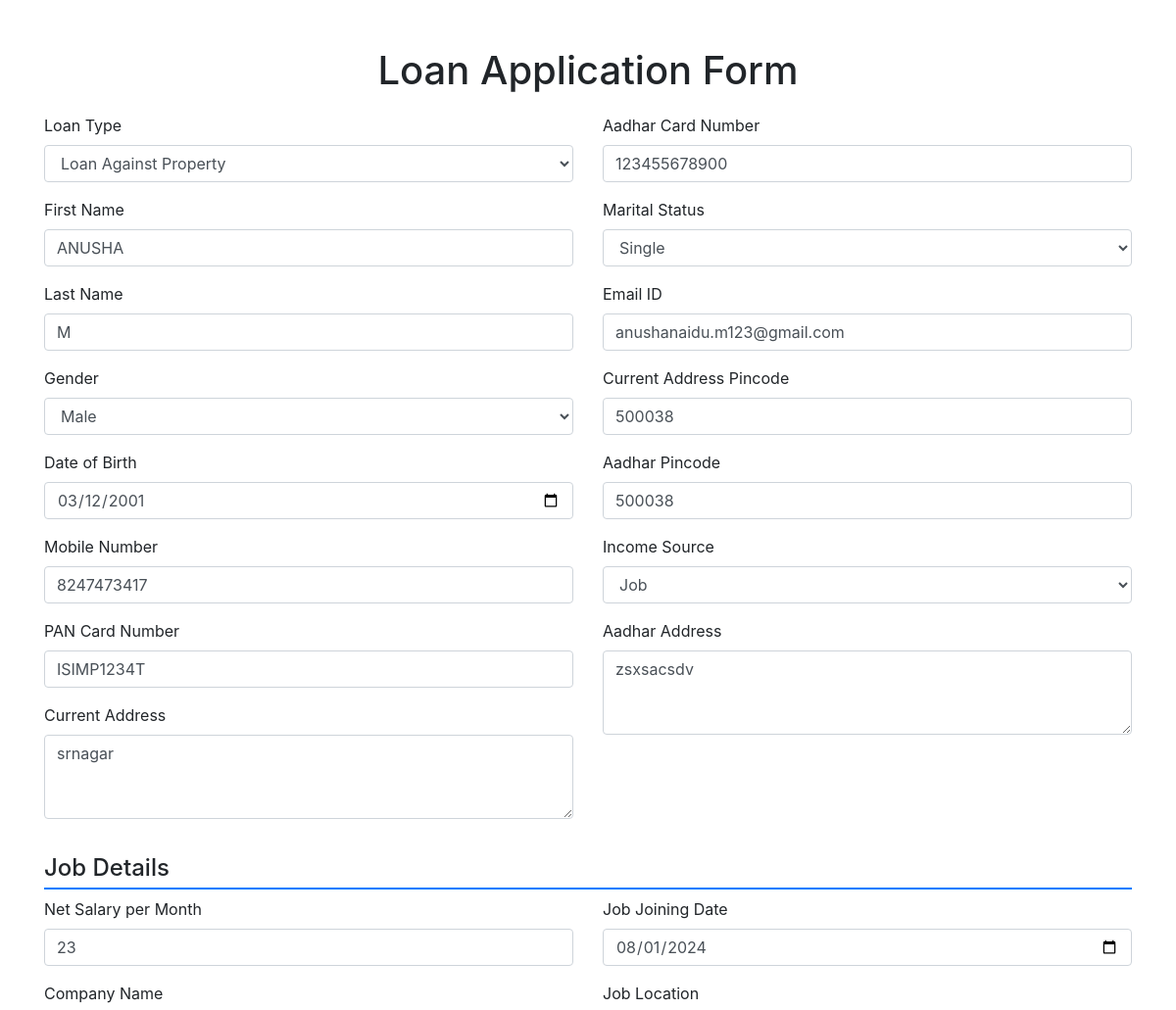
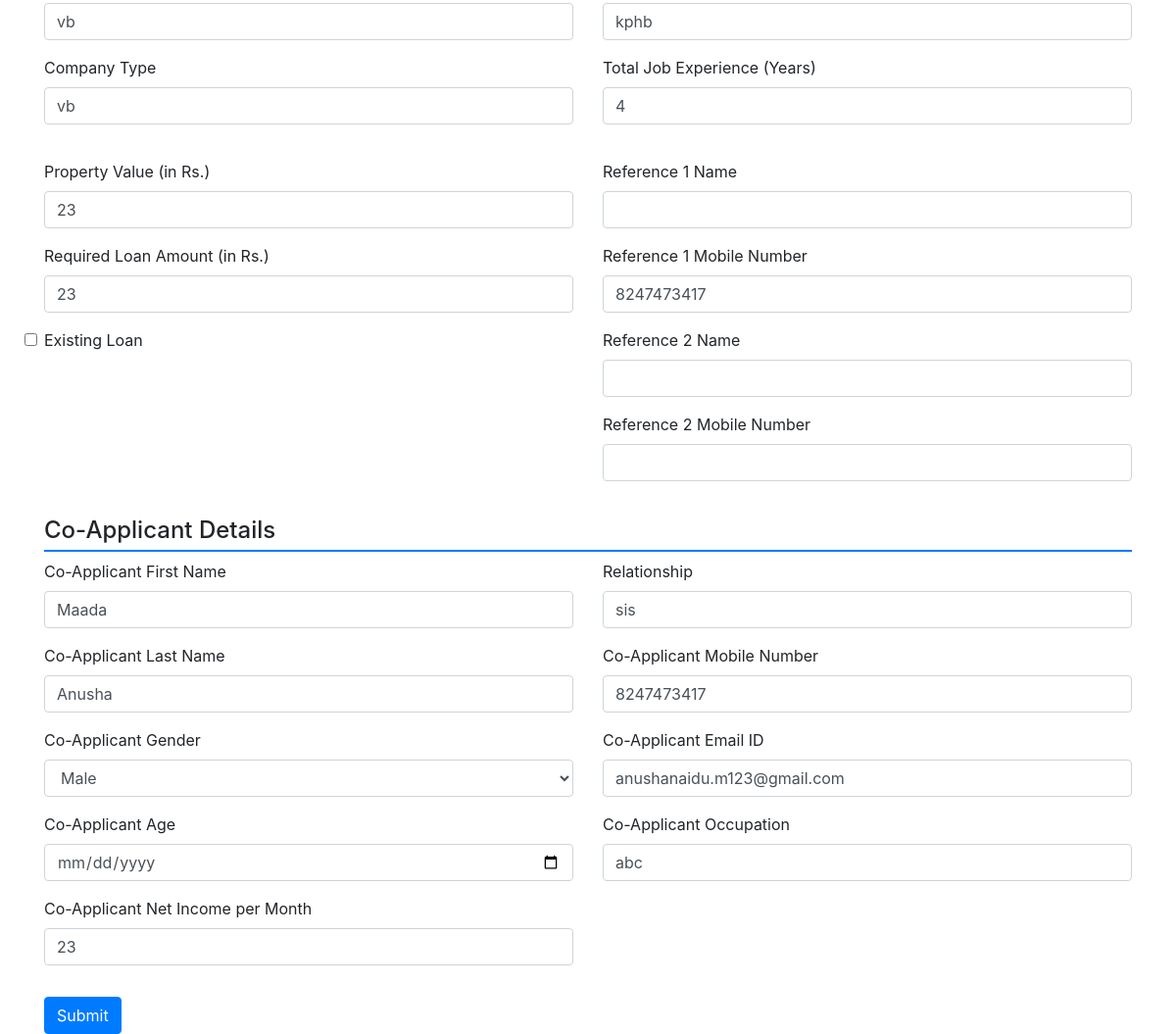
The page /lapapply/1/update/ on the database its author committed (2 pictures, top to bottom).
### anusha/models.py (models this page shows, shortened)
class LoanApplication(models.Model):
    LOAN_TYPE_CHOICES = [
        ('LAP', 'Loan Against Property'),
        ('LAPBT', 'Loan Against Property with Business Tenure'),
    ]
    INCOME_SOURCE_CHOICES = [
        ('JOB', 'Job'),
        ('BUSINESS', 'Business'),
    ]
    loan_type = models.CharField(max_length=10, choices=LOAN_TYPE_CHOICES)
    first_name = models.CharField(max_length=50,validators=[validate_only_letters])
    last_name = models.CharField(max_length=50,validators=[validate_only_letters])
    gender = models.CharField(max_length=10, choices=[('Male', 'Male'), ('Female', 'Female')])
    date_of_birth = models.DateField(validators=[validate_date])
    mobile_number = models.CharField(max_length=10, validators=[validate_mobile_number])
    pan_card_number = models.CharField(max_length=10, validators=[validate_pan])
    aadhar_card_number = models.CharField(max_length=12, validators=[validate_aadhar_number])
    marital_status = models.CharField(max_length=10, choices=[('Single', 'Single'), ('Married', 'Married'), ('Divorced', 'Divorced')])
    email_id = models.EmailField(validators=[validate_email])
    current_address = models.TextField(validators=[validate_address])
    current_address_pincode = models.CharField(max_length=6, validators=[validate_pincode])
    aadhar_address = models.TextField(validators=[validate_address])
    aadhar_pincode = models.CharField(max_length=6, validators=[validate_pincode])
    income_source = models.CharField(max_length=10, choices=INCOME_SOURCE_CHOICES)
    net_salary_per_month = models.IntegerField(validators=[validate_amount],null=True,blank=True)
    company_name = models.CharField(max_length=100,validators=[validate_only_letters],default='',null=True,blank=True)
    company_type = models.CharField(max_length=50, null=True, blank=True,validators=[validate_only_letters])
    job_joining_date = models.DateField(null=True, blank=True,validators=[validate_date])
    job_location = models.CharField(max_length=100, null=True, blank=True)
    total_job_experience = models.IntegerField(null=True, blank=True)
    net_income_per_month = models.IntegerField(null=True, blank=True,validators=[validate_amount])
    business_name = models.CharField(max_length=100, null=True, blank=True,validators=[validate_only_letters])
    business_type = models.CharField(max_length=50, null=True, blank=True,validators=[validate_only_letters])
    business_establishment_date = models.DateField(null=True, blank=True,validators=[validate_date])
    gst_certificate = models.BooleanField(default=False, verbose_name="GST Certificate?")
    gst_number = models.CharField(max_length=15, blank=True, null=True, verbose_name="GST Number",validators=[validate_gst_number])
    nature_of_business = models.TextField(null=True, blank=True,validators=[validate_only_letters])
    turnover_in_lakhs_per_year = models.IntegerField(null=True, blank=True,validators=[validate_amount])
    property_value = models.IntegerField(validators=[validate_amount])
    required_loan_amount = models.IntegerField(validators=[validate_amount])
    existing_loan = models.BooleanField(default=False)
    existing_loan_details = models.CharField(max_length=100, null=True, blank=True)
    ref1_name = models.CharField(max_length=100,null=True,blank=True)
    ref1_mobile = models.CharField(max_length=10,null=True,blank=True, validators=[validate_mobile_number])
    ref2_name = models.CharField(max_length=100,null=True,blank=True,validators=[validate_only_letters])
    ref2_mobile = models.CharField(max_length=10,null=True,blank=True, validators=[validate_mobile_number])
    remarks = models.TextField(null=True, blank=True)
    co_applicant_first_name = models.CharField(max_length=50, null=False, blank=False,validators=[validate_only_letters],default="")
    co_applicant_last_name = models.CharField(max_length=50, null=False, blank=False,validators=[validate_only_letters],default="")
    co_applicant_gender = models.CharField(max_length=10, choices=[('Male', 'Male'), ('Female', 'Female')])
    co_applicant_age = models.DateField(null=False, blank=False, validators=[validate_age], default=datetime.date(2020, 1, 1))
    co_applicant_relationship = models.CharField(max_length=50, null=False, blank=False,validators=[validate_only_letters],default="")
    co_applicant_mobile_number = models.CharField(max_length=15, null=False, blank=False, validators=[validate_mobile_number],default="")
    co_applicant_email_id = models.EmailField(null=False, blank=False, validators=[validate_email],default="@gmail.com")
    co_applicant_occupation = models.CharField(max_length=50, null=False, blank=False,validators=[validate_only_letters],default="")
    co_applicant_net_income_per_month = models.IntegerField(null=False, blank=False,validators=[validate_amount],default=10000)
    random_number = models.CharField(max_length=20, unique=True, blank=True, null=True)

### anusha/views.py (the view)
# urls.py: path('lapapply/<int:pk>/update/', views.update_lap, name='update_lap'),
def update_lap(request, pk):
    customer_profile = get_object_or_404(LoanApplication, pk=pk)
    if request.method == 'POST':
        form = LoanApplicationForm(request.POST, instance=customer_profile)
        if form.is_valid():
            form.save()
            return redirect('update_doc', instance_id=customer_profile.id)
    else:
        form = LoanApplicationForm(instance=customer_profile)
    return render(request, 'customer/LAPform.html', {'form': form})

### anusha/templates/customer/LAPform.html (shortened to what this page needs)
<!DOCTYPE html>
{% load static %}
<html lang="en">
<head>
    <link href="https://stackpath.bootstrapcdn.com/bootstrap/4.5.2/css/bootstrap.min.css" rel="stylesheet">
</head>
<body>
<div class="container">
    <h1 class="mt-5 text-center">Loan Application Form</h1>
    <form method="post" class="needs-validation" novalidate>
        <div class="form-section">
            <div class="row">
                <div class="col-md-6">
                    <div class="form-group">
                        <label for="id_loan_type">Loan Type</label>
                        {{ form.loan_type }}
                    </div>
                    <div class="form-group">
                        <label for="id_first_name">First Name</label>
                        {{ form.first_name }}
                    </div>
                    <div class="form-group">
                        <label for="id_last_name">Last Name</label>
                        {{ form.last_name }}
                    </div>
                    <div class="form-group">
                        <label for="id_gender">Gender</label>
                        {{ form.gender }}
                    </div>
                    <div class="form-group">
                        <label for="id_date_of_birth">Date of Birth</label>
                        {{ form.date_of_birth }}
                    </div>
                    <div class="form-group">
                        <label for="id_mobile_number">Mobile Number</label>
                        {{ form.mobile_number }}
                    </div>
                    <div class="form-group">
                        <label for="id_pan_card_number">PAN Card Number</label>
                        {{ form.pan_card_number }}
                    </div>
                    <div class="form-group">
                        <label for="id_current_address">Current Address</label>
                        {{ form.current_address }}
                    </div>
                </div>
                <div class="col-md-6">
                    <div class="form-group">
                        <label for="id_aadhar_card_number">Aadhar Card Number</label>
                        {{ form.aadhar_card_number }}
                    </div>
                    <div class="form-group">
                        <label for="id_marital_status">Marital Status</label>
                        {{ form.marital_status }}
                    </div>
                    <div class="form-group">
                        <label for="id_email_id">Email ID</label>
                        {{ form.email_id }}
                    </div>
                    <div class="form-group">
                        <label for="id_current_address_pincode">Current Address Pincode</label>
                        {{ form.current_address_pincode }}
                    </div>
                    <div class="form-group">
                        <label for="id_aadhar_pincode">Aadhar Pincode</label>
                        {{ form.aadhar_pincode }}
                    </div>
                    <div class="form-group">
                        <label for="id_income_source">Income Source</label>
                        {{ form.income_source }}
                    </div>
                    <div class="form-group">
                        <label for="id_aadhar_address">Aadhar Address</label>
                        {{ form.aadhar_address }}
                    </div>
                </div>
            </div>
        </div>
        <div class="form-section">
            <div id="job-fields">
                <h4>Job Details</h4>
                <div class="row">
                    <div class="col-md-6">
                        <div class="form-group">
                            <label for="id_net_salary_per_month">Net Salary per Month</label>
                            {{ form.net_salary_per_month }}
                        </div>
                        <div class="form-group">
                            <label for="id_company_name">Company Name</label>
                            {{ form.company_name }}
                        </div>
                        <div class="form-group">
                            <label for="id_company_type">Company Type</label>
                            {{ form.company_type }}
                        </div>
                    </div>
                    <div class="col-md-6">
                        <div class="form-group">
                            <label for="id_job_joining_date">Job Joining Date</label>
                            {{ form.job_joining_date }}
                        </div>
                        <div class="form-group">
                            <label for="id_job_location">Job Location</label>
                            {{ form.job_location }}
                        </div>
                        <div class="form-group">
                            <label for="id_total_job_experience">Total Job Experience (Years)</label>
                            {{ form.total_job_experience }}
                        </div>
                    </div>
                </div>
            </div>
        </div>
        <div class="form-section">
            <div class="row">
                <div class="col-md-6">
                    <div class="form-group">
                        <label for="id_property_value">Property Value (in Rs.)</label>
                        {{ form.property_value }}
                    </div>
                    <div class="form-group">
                        <label for="id_required_loan_amount">Required Loan Amount (in Rs.)</label>
                        {{ form.required_loan_amount }}
                    </div>
                    <div class="form-group">
                        {{ form.existing_loan }}
                        <label for="id_existing_loan">Existing Loan</label>
                    </div>
                </div>
                <div class="col-md-6">
                    <div class="form-group">
                        <label for="id_ref1_name">Reference 1 Name</label>
                        {{ form.ref1_name }}
                    </div>
                    <div class="form-group">
                        <label for="id_ref1_mobile">Reference 1 Mobile Number</label>
                        {{ form.ref1_mobile }}
                    </div>
                    <div class="form-group">
                        <label for="id_ref2_name">Reference 2 Name</label>
                        {{ form.ref2_name }}
                    </div>
                    <div class="form-group">
                        <label for="id_ref2_mobile">Reference 2 Mobile Number</label>
                        {{ form.ref2_mobile }}
                    </div>
                </div>
            </div>
        </div>
        <div class="form-section">
            <h4>Co-Applicant Details</h4>
            <div class="row">
                <div class="col-md-6">
                    <div class="form-group">
                        <label for="id_co_applicant_first_name">Co-Applicant First Name</label>
                        {{ form.co_applicant_first_name }}
                    </div>
                    <div class="form-group">
                        <label for="id_co_applicant_last_name">Co-Applicant Last Name</label>
                        {{ form.co_applicant_last_name }}
                    </div>
                    <div class="form-group">
                        <label for="id_co_applicant_gender">Co-Applicant Gender</label>
                        {{ form.co_applicant_gender }}
                    </div>
                    <div class="form-group">
                        <label for="id_co_applicant_age">Co-Applicant Age</label>
                        {{ form.co_applicant_age }}
                    </div>
                </div>
                <div class="col-md-6">
                    <div class="form-group">
                        <label for="id_co_applicant_relationship">Relationship</label>
                        {{ form.co_applicant_relationship }}
                    </div>
                    <div class="form-group">
                        <label for="id_co_applicant_mobile_number">Co-Applicant Mobile Number</label>
                        {{ form.co_applicant_mobile_number }}
                    </div>
                    <div class="form-group">
                        <label for="id_co_applicant_email_id">Co-Applicant Email ID</label>
                        {{ form.co_applicant_email_id }}
                    </div>
                    <div class="form-group">
                        <label for="id_co_applicant_occupation">Co-Applicant Occupation</label>
                        {{ form.co_applicant_occupation }}
                    </div>
                </div>
            </div>
            <div class="row">
                <div class="col-md-6">
                    <div class="form-group">
                        <label for="id_co_applicant_net_income_per_month">Co-Applicant Net Income per Month</label>
                        {{ form.co_applicant_net_income_per_month }}
                    </div>
                </div>
            </div>
        </div>
        <button type="submit" class="btn btn-primary mt-3">Submit</button>
    </form>
</div>
</body>
</html>

### anusha/templates/customer/LAPform.html (style rules this page uses)
.form-section { margin-top: 20px; }
.form-section h4 { border-bottom: 2px solid #007bff; padding-bottom: 5px; }

### rows shown on the page
LoanApplication: loan_type "Loan Against Property", first_name "ANUSHA", last_name "M", gender "Male", date_of_birth "03/12/2001", mobile_number "8247473417", pan_card_number "ISIMP1234T", current_address "srnagar", aadhar_card_number "123455678900", marital_status "Single", email_id "anushanaidu.m123@gmail.com", current_address_pincode "500038", aadhar_pincode "500038", income_source "Job", aadhar_address "zsxsacsdv", net_salary_per_month "23", company_name "vb", company_type "vb", job_joining_date "08/01/2024", job_location "kphb", total_job_experience "4", property_value "23", required_loan_amount "23", ref1_mobile "8247473417", co_applicant_first_name "Maada", co_applicant_last_name "Anusha", co_applicant_gender "Male", co_applicant_relationship "sis", co_applicant_mobile_number "8247473417", co_applicant_email_id "anushanaidu.m123@gmail.com", co_applicant_occupation "abc", co_applicant_net_income_per_month "23"
